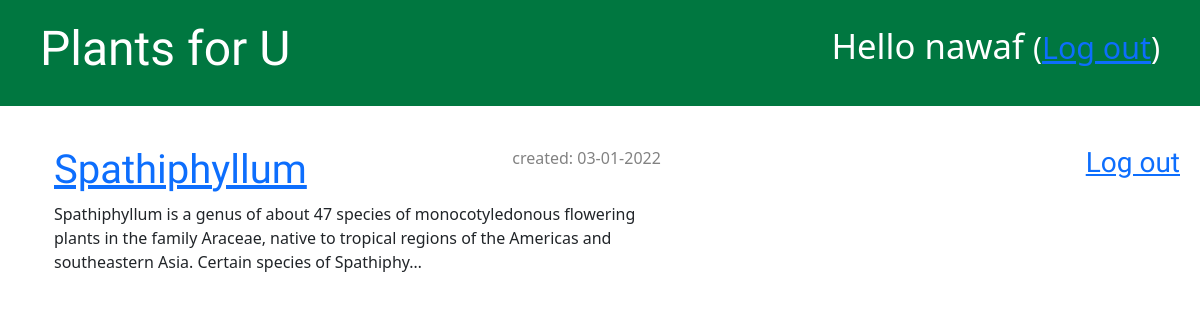
/drafts/ (signed in), run on an earlier commit of the app's database.
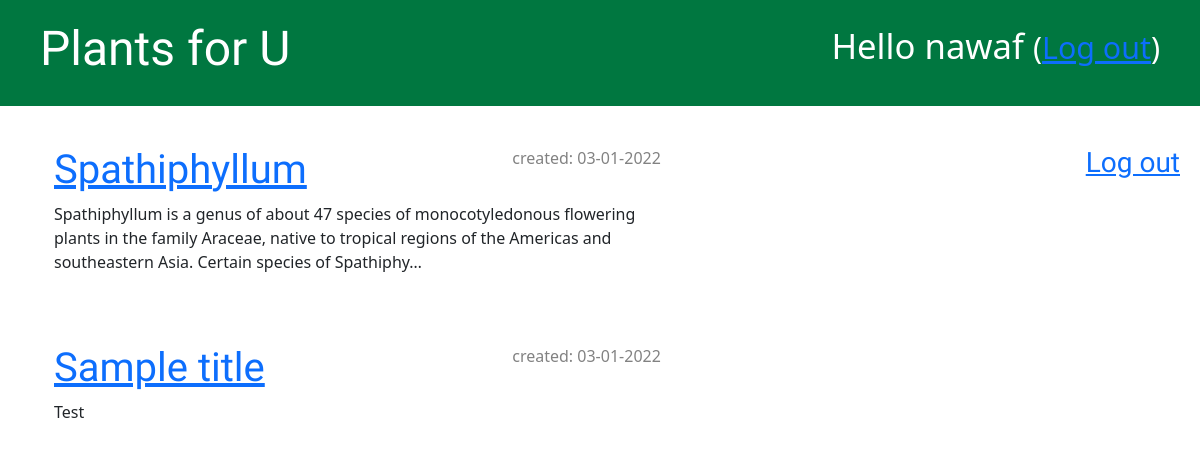
And on a later commit of the database.
### blog/models.py (models this page shows, shortened)
class Post(models.Model):
    author = models.ForeignKey(settings.AUTH_USER_MODEL, on_delete=models.CASCADE)
    title = models.CharField(max_length=200)
    text = models.TextField()
    created_date = models.DateTimeField(default=timezone.now)
    published_date = models.DateTimeField(blank=True, null=True)

### blog/views.py (the view)
# urls.py: path('drafts/', views.post_draft_list, name='post_draft_list'),
@login_required
def post_draft_list(request):
    posts = Post.objects.filter(published_date__isnull=True).order_by('created_date')
    return render(request, 'blog/post_draft_list.html', {'posts': posts})

### blog/templates/blog/post_draft_list.html
{% extends 'blog/base.html' %}
{% block content %}
    {% for post in posts %}
        <div class="post">
            <p class="date">created: {{ post.created_date|date:'d-m-Y' }}</p>
            <h1><a href="{% url 'post_detail' pk=post.pk %}">{{ post.title }}</a></h1>
            <p>{{ post.text|truncatechars:200 }}</p>
        </div>
    {% endfor %}
{% endblock %}

What changed in the data, as far as the page shows it:
added Post: created_date "03-01-2022", title "Sample title", text "Test"
